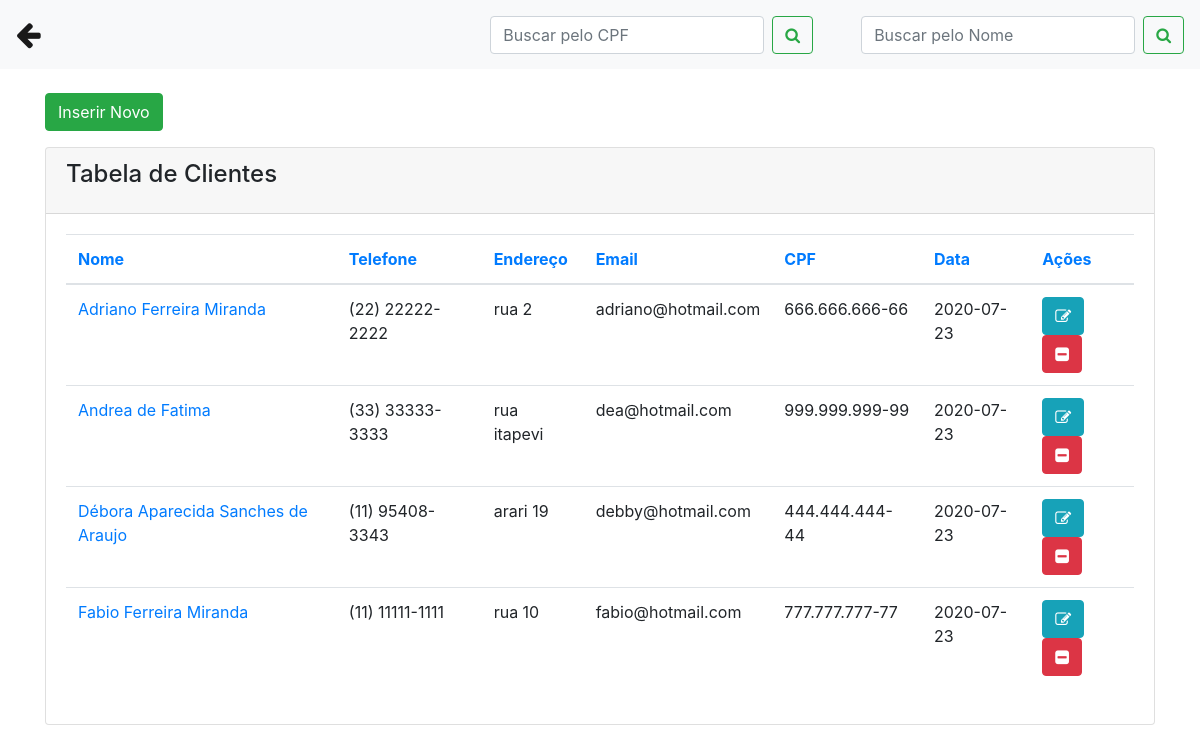
The page /clientes.php on the database its author committed.
### tables this page shows
CREATE TABLE `clientes` (
  `id` int(11) NOT NULL,
  `nome` varchar(50) NOT NULL,
  `telefone` varchar(50) NOT NULL,
  `endereco` varchar(50) NOT NULL,
  `email` varchar(50) NOT NULL,
  `cpf` varchar(50) NOT NULL,
  `data` date NOT NULL
);

### clientes.php (the view, shortened to what this page needs)
<?php
include('conexao.php');
?>
<!DOCTYPE html>
<html>
<head>
 <link rel="stylesheet" href="https://stackpath.bootstrapcdn.com/bootstrap/4.1.3/css/bootstrap.min.css">
<link rel="stylesheet" href="https://cdnjs.cloudflare.com/ajax/libs/font-awesome/4.7.0/css/font-awesome.min.css">
</head>
<body>
  <nav class="navbar navbar-expand-lg navbar-light bg-light">
  <a class="navbar-brand" href="painel_funcionario.php"><big><big><i class="fa fa-arrow-left"></i></big></big></a>
  <div class="collapse navbar-collapse" id="conteudoNavbarSuportado">
    <form class="form-inline my-2 my-lg-0 mr-5">
      <input name="txtpesquisarcpf" id="txtcpf" class="form-control mr-sm-2 txtcpf" type="search" placeholder="Buscar pelo CPF" aria-label="Pesquisar">
      <button name="buttonPesquisarCPF" class="btn btn-outline-success my-2 my-sm-0" type="submit"><i class="fa fa-search"></i></button>
    </form>
    <form class="form-inline my-2 my-lg-0">
      <input name="txtpesquisar" class="form-control mr-sm-2" type="search" placeholder="Buscar pelo Nome" aria-label="Pesquisar">
      <button name="buttonPesquisar" class="btn btn-outline-success my-2 my-sm-0" type="submit"><i class="fa fa-search"></i></button>
    </form>
  </div>
</nav>
<div class="container">
      <br>
         <div class="row">
           <div class="col-sm-12">
            <button type="button" class="btn btn-success mb-3" data-toggle="modal" data-target="#modalExemplo">Inserir Novo </button>
           </div>
        </div>
          <div class="content">
            <div class="row">
              <div class="col-md-12">
                <div class="card">
                  <div class="card-header">
                    <h4 class="card-title"> Tabela de Clientes</h4>
                  </div>
                  <div class="card-body">
                    <div class="table-responsive">
                    <?php
                             if(isset($_GET['buttonPesquisar']) and $_GET['txtpesquisar'] != ''){
                              $nome = $_GET['txtpesquisar'] . '%';
                               $query = "select * from clientes where nome LIKE '$nome'  order by nome asc";
                            }else if(isset($_GET['buttonPesquisarCPF']) and $_GET['txtpesquisarcpf'] != ''){
                              $nome = $_GET['txtpesquisarcpf'];
                               $query = "select * from clientes where cpf = '$nome'  order by nome asc";
                            }
                            else{
                             $query = "select * from clientes order by nome asc";
                            }
                            $result = mysqli_query($conexao,$query);
                            $row = mysqli_num_rows($result);
                            if($row == ""){
                              echo "<h3>Não existe dados cadastrados!</h3>";
                            }else{
                      ?>
                      <table class="table">
                        <thead class=" text-primary">
                          <th>
                            Nome
                          </th>
                          <th>
                            Telefone
                          </th>
                          <th>
                            Endereço
                          </th>
                           <th>
                            Email
                          </th>
                            <th>
                            CPF
                          </th>
                            <th>
                            Data
                          </th>
                          <th>
                            Ações
                          </th>
                        </thead>
                        <tbody>
                            <?php
                              while($res_1 = mysqli_fetch_array($result)){
                                $nome = $res_1["nome"];
                                $telefone = $res_1["telefone"];
                                $endereco = $res_1["endereco"];
                                $email = $res_1["email"];
                                $cpf = $res_1["cpf"];
                                $data = $res_1["data"];
                                $id =  $res_1["id"];
                            ?>
                            <tr>
                                <td><?php echo '<a class="link" href="servicos_clientes.php?cpf='.$cpf.'">'; echo $nome; '</a>'; ?></td>
                                <td><?php echo $telefone;?></td>
                                <td><?php echo $endereco;?></td>
                                <td><?php echo $email;?></td>
                                <td><?php echo $cpf;?></td>
                                <td><?php echo $data;?></td>
                                <td>
                                  <a  class="btn btn-info" href="clientes.php?func=editar&id=<?php echo $id; ?>"><i class="fa fa-pencil-square-o"></i></a>
                                  <a  class="btn btn-danger" href="clientes.php?func=deletar&id=<?php echo $id; ?>"><i class="fa fa-minus-square"></i></a>
                                </td>
                            </tr>
                              <?php } ?>
                        </tbody>
                      </table>
                            <?php } ?>
                    </div>
                  </div>
                </div>
              </div>
</div>
</body>
</html>

### rows shown on the page
clientes: nome "Adriano Ferreira Miranda", telefone "(22) 22222-2222", endereco "rua 2", email "adriano@hotmail.com", cpf "666.666.666-66", data "2020-07-23"
clientes: nome "Andrea de Fatima", telefone "(33) 33333-3333", endereco "rua itapevi", email "dea@hotmail.com", cpf "999.999.999-99", data "2020-07-23"
clientes: nome "Débora Aparecida Sanches de Araujo", telefone "(11) 95408-3343", endereco "arari 19", email "debby@hotmail.com", cpf "444.444.444-44", data "2020-07-23"
clientes: nome "Fabio Ferreira Miranda", telefone "(11) 11111-1111", endereco "rua 10", email "fabio@hotmail.com", cpf "777.777.777-77", data "2020-07-23"
